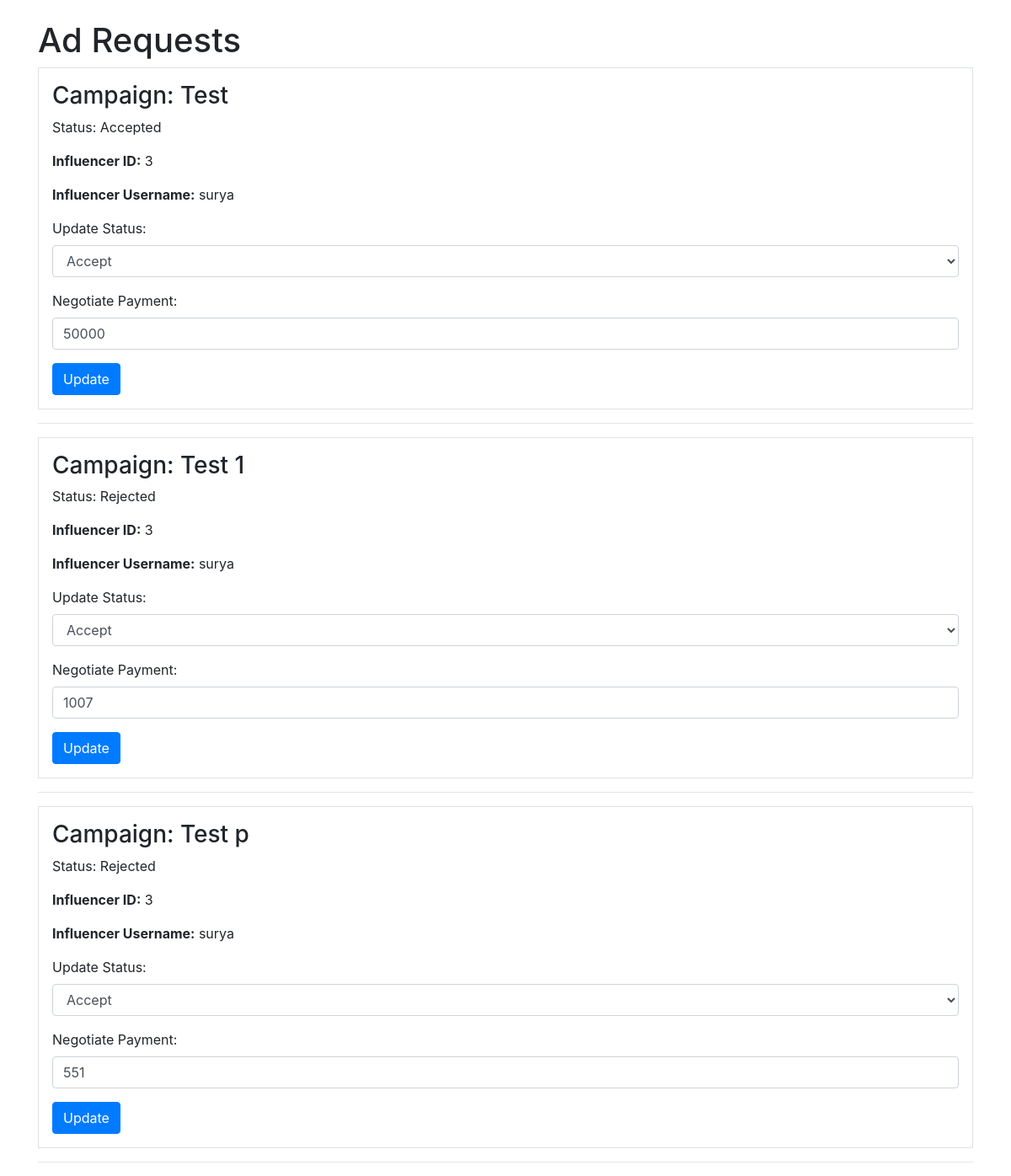
Screenshot of /manage_ad_requests (signed in) with the database file from the repository.
### app.py (models this page shows)
class AdRequest(db.Model):
    id = db.Column(db.Integer, primary_key=True)
    campaign_id = db.Column(db.Integer, db.ForeignKey('campaign.id', ondelete="CASCADE"), nullable=False)
    influencer_id = db.Column(db.Integer, db.ForeignKey('user.id'), nullable=False)
    message = db.Column(db.Text)
    requirements = db.Column(db.Text)
    payment_amount = db.Column(db.Integer)
    status = db.Column(db.String(50), default='pending')  # 'pending', 'accepted', 'rejected'

class Campaign(db.Model):
    id = db.Column(db.Integer, primary_key=True)
    name = db.Column(db.String(150), nullable=False)
    description = db.Column(db.Text)
    start_date = db.Column(db.Date)
    end_date = db.Column(db.Date)
    budget = db.Column(db.Integer)
    visibility = db.Column(db.String(50), default='public')  # 'public' or 'private'
    sponsor_id = db.Column(db.Integer, db.ForeignKey('user.id'), nullable=False)
    category_id = db.Column(db.Integer, db.ForeignKey('category.id'), nullable=True)
    is_flagged = db.Column(db.Boolean, default=False)
    ad_requests = db.relationship('AdRequest', backref='campaign',cascade="all, delete-orphan", lazy=True)
    notifications = db.relationship('Notification', backref='campaign', cascade='all, delete-orphan')

class User(UserMixin, db.Model):
    id = db.Column(db.Integer, primary_key=True)
    username = db.Column(db.String(150), unique=True, nullable=False)
    password = db.Column(db.String(150), nullable=False)
    is_sponsor = db.Column(db.Boolean, default=False)
    is_influencer = db.Column(db.Boolean, default=False)
    is_admin = db.Column(db.Boolean, default=False)  # New admin field
    company_name = db.Column(db.String(150))  # For sponsors
    industry = db.Column(db.String(150))
    budget = db.Column(db.Integer)
    is_flagged = db.Column(db.Boolean, default=False)
    campaigns = db.relationship('Campaign', backref='sponsor', lazy=True)
    ad_requests = db.relationship('AdRequest', backref='influencer', lazy=True)

### app.py (the view, shortened to what this page needs)
@app.route('/manage_ad_requests', methods=['GET', 'POST'])
@login_required
def manage_ad_requests():
    if not current_user.is_admin:
        return redirect(url_for('login'))
    ad_requests = AdRequest.query.all()
    return render_template('manage_ad_requests.html', ad_requests=ad_requests)

### app.py (called while the page is built)
@login_manager.user_loader
def load_user(user_id):
    return User.query.get(int(user_id))

### templates/manage_ad_requests.html (shortened to what this page needs)
<!DOCTYPE html>
<html lang="en">
<head>
    <link rel="stylesheet" href="https://maxcdn.bootstrapcdn.com/bootstrap/4.5.2/css/bootstrap.min.css">
</head>
<body>
    <div class="container mt-4">
        <h1>Ad Requests</h1>
        {% for ad_request in ad_requests %}
            <div class="border p-3 mb-3">
                <h3>Campaign: {{ ad_request.campaign.name }}</h3>
                <p>Status: {{ ad_request.status }}</p>
                <p><strong>Influencer ID:</strong> {{ ad_request.influencer.id }}</p>
                <p><strong>Influencer Username:</strong> {{ ad_request.influencer.username }}</p>
                <form method="POST">
                    <div class="form-group">
                        <label for="status">Update Status:</label>
                        <select name="status" class="form-control">
                            <option value="accepted">Accept</option>
                        </select>
                    </div>
                    <div class="form-group">
                        <label for="payment_amount">Negotiate Payment:</label>
                        <input type="number" name="payment_amount" value="{{ ad_request.payment_amount }}" class="form-control">
                    </div>
                    <button type="submit" class="btn btn-primary">Update</button>
                </form>
            </div>
        <hr>
        {% endfor %}
    </div>
</body>
</html>

### rows the page displays
AdRequest: campaign.name "Test", status "Accepted", influencer.id "3", influencer.username "surya", payment_amount "50000"
AdRequest: campaign.name "Test 1", status "Rejected", influencer.id "3", influencer.username "surya", payment_amount "1007"
AdRequest: campaign.name "Test p", status "Rejected", influencer.id "3", influencer.username "surya", payment_amount "551"
